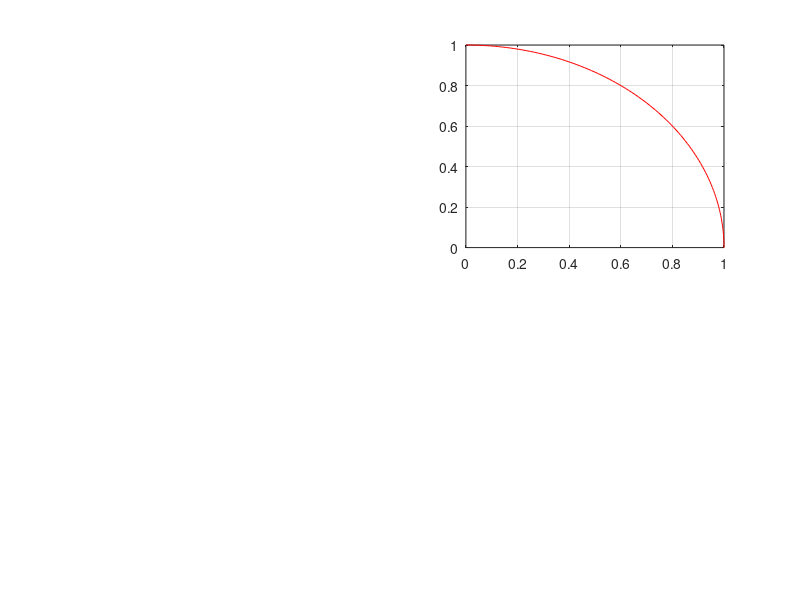

MATLAB code for this plot: (Note: this script raises an error after producing the figure.)
close all;
clear all;
clc;

res = 100;
t = linspace(0,1,res);

figure

%% 1. Quadrant
% Viertelkreis als Referenz ausdrucken
% (2,2,2) = 2 Zeilen, 2 Zeilen, 2 Spalten, 2. subplot  = rechts oben
subplot(2,2,2)
s = linspace(0,pi/2,res);
x = cos(s);
y = sin(s);
plot(x,y,'r-');
grid on
hold on

% Kontrollpunkte 
c = 1; % mit c = 1.1 sieht man den Einfluss/Unterschied zum idealen Einheitskreis
P = [1, 1, 0; ...   %x-Komponente
     0, 1, 2; ...   %y-Komponente
     1, c, 2];      %z-Komponente
 
%  Punktweise auswerten mit deCasteljau
C = zeros(3,res);
for k=1:res
    C(:,k) = deCasteljau1(P,t(k));
end

% rationale Funktion C Viertelkreis
Crat = [C(1,:)./C(3,:) ; C(2,:)./C(3,:)];
plot(Crat(1,:),Crat(2,:),'b-');

%% 2. Quadrant
% Viertelkreis als Referenz ausdrucken
subplot(2,2,1) 
s = linspace(pi/2,pi,res);
x = cos(s);
y = sin(s);
plot(x,y,'r-');
grid on
hold on

% Kontrollpunkte 
% c = 1.1;
P = [-1, -1, 0; ...   %x-Komponente
     0, 1, 2; ...   %y-Komponente
     1, c, 2];      %z-Komponente
 
%  Punktweise auswerten mit deCasteljau
C = zeros(3,res);
for k=1:res
    C(:,k) = deCasteljau1(P,t(k));
end

% rationale Funktion C Viertelkreis
Crat = [C(1,:)./C(3,:) ; C(2,:)./C(3,:)];
plot(Crat(1,:),Crat(2,:),'b-');


%% 3. Quadrant
% Viertelkreis als Referenz ausdrucken
subplot(2,2,3) 
s = linspace(pi,3/2*pi,res);
x = cos(s);
y = sin(s);
plot(x,y,'r-');
grid on
hold on

% Kontrollpunkte 
% c = 1.1;
P = [-1, -1, 0; ...   %x-Komponente
     0, -1, -2; ...   %y-Komponente
     1, c, 2];      %z-Komponente
 
%  Punktweise auswerten mit deCasteljau
C = zeros(3,res);
for k=1:res
    C(:,k) = deCasteljau1(P,t(k));
end

% rationale Funktion C Viertelkreis
Crat = [C(1,:)./C(3,:) ; C(2,:)./C(3,:)];
plot(Crat(1,:),Crat(2,:),'b-');

%% 4. Quadrant
% Viertelkreis als Referenz ausdrucken
subplot(2,2,4) 
s = linspace(3/2*pi,2*pi,res);
x = cos(s);
y = sin(s);
plot(x,y,'r-');
grid on
hold on

% Kontrollpunkte 
% c = 1.1;
P = [1, 1, 0; ...   %x-Komponente
     0, -1, -2; ...   %y-Komponente
     1, c, 2];      %z-Komponente
 
%  Punktweise auswerten mit deCasteljau
C = zeros(3,res);
for k=1:res
    C(:,k) = deCasteljau1(P,t(k));
end

% rationale Funktion C Viertelkreis
Crat = [C(1,:)./C(3,:) ; C(2,:)./C(3,:)];
plot(Crat(1,:),Crat(2,:),'b-');